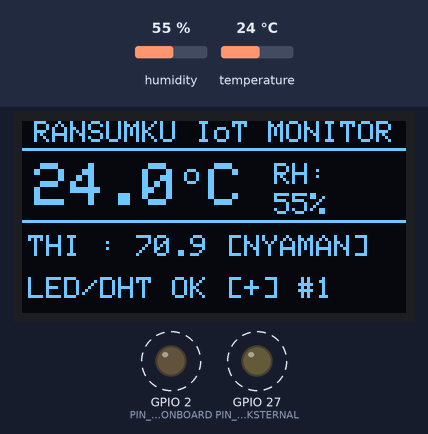
A sketch run on a simulated ESP32. On the bench: 128×64 one-colour display, output pins drawn as LEDs (lit = HIGH). Dashed ring = blinking. The inputs (shaded band) are chosen by the test bench; at power-on: humidity 55 %, temperature 24 °C. What the sketch prints to the serial monitor is not drawn.

Above: at 3.5 s.
3.6 s: humidity set to 68 %
At 5.1 s:
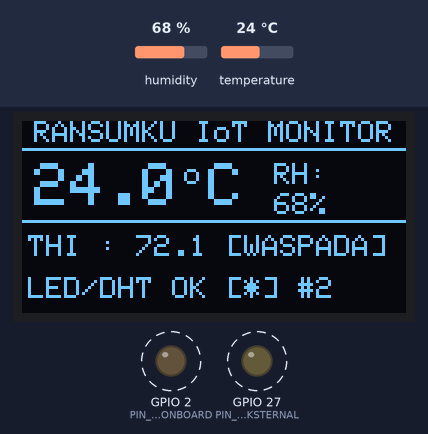
8.4 s: temperature set to 28 °C
At 10.9 s:
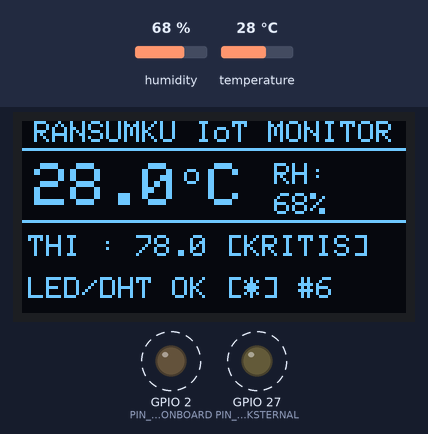
13.4 s: temperature set to 33 °C
At 15.6 s:
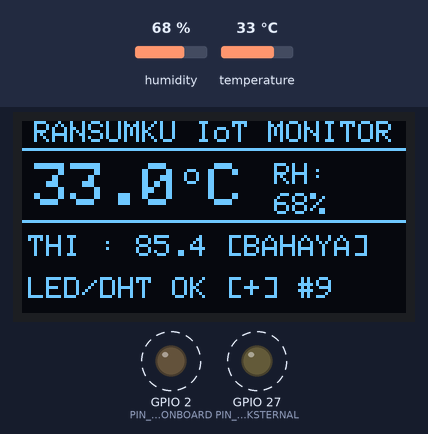
18.4 s: temperature set to 12 °C
At 20.1 s:
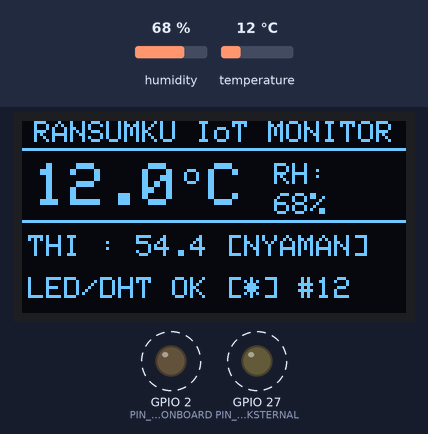
23.4 s: humidity set to 22 %
At 27.1 s:
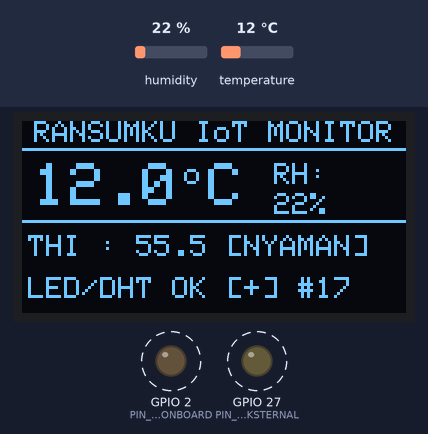
Timing chart, 0 to 27.4 s (numbered marks = the images above; inputs shaded):
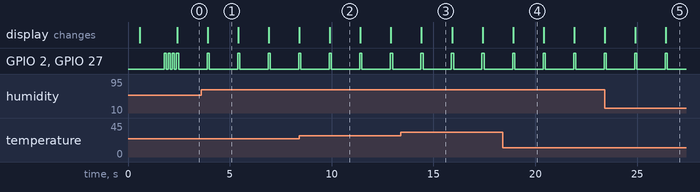

The sketch:

test_esp_dht_oled.ino
```cpp
/**
 * =========================================================================
 * SKETCH UJI COBA CEPAT (TEST BENCH): ESP32 + DHT22 + LAYAR OLED + LED
 * Proyek : RansumKu IoT Smart Farm
 * Peneliti: Aditya Ramadhani (SMKN 2 Surabaya)
 *
 * TUJUAN:
 *   Menguji apakah ESP32, sensor DHT22, layar OLED 0.96", dan LED
 *   berfungsi 100% normal tanpa perlu menyambung ke WiFi/Server dulu.
 *
 * SAMBUNGAN PIN (Sesuai Diagram & Hardware Anda):
 *   1. DHT22 (Modul PCB Hitam 3-Pin):
 *      - Pin (+) VCC  -> 3V3 ESP32
 *      - Pin OUT Data -> GPIO 15 (D15) ESP32
 *      - Pin (-) GND  -> GND ESP32
 *
 *   2. LAYAR OLED 0.96" I2C:
 *      - Pin GND      -> GND ESP32
 *      - Pin VCC      -> 3V3 ESP32
 *      - Pin SCL      -> GPIO 22 (D22) ESP32
 *      - Pin SDA      -> GPIO 21 (D21) ESP32
 *
 *   3. LED INDIKATOR:
 *      - LED Bawaan ESP32 (Internal Blue LED) pada GPIO 2 (D2)
 *      - LED Eksternal (Opsional) pada GPIO 27 (D27)
 *
 * LIBRARY YANG DIBUTUHKAN (Install di Arduino IDE -> Library Manager):
 *   1. "DHT sensor library for ESPx" by beegee_tokyo
 *   2. "Adafruit SSD1306" by Adafruit
 *   3. "Adafruit GFX Library" by Adafruit
 * =========================================================================
 */

#include <Wire.h>
#include <Adafruit_GFX.h>
#include <Adafruit_SSD1306.h>
#include "DHTesp.h"

// --- KONFIGURASI PIN ---
const int PIN_DHT           = 15; // Pin Data DHT22
const int PIN_LED_ONBOARD   = 2;  // LED Biru bawaan board ESP32 (GPIO 2)
const int PIN_LED_EKSTERNAL = 27; // LED Lampu / indikator eksternal (GPIO 27)

// --- KONFIGURASI LAYAR OLED SSD1306 I2C (128x64 piksel) ---
#define SCREEN_WIDTH 128
#define SCREEN_HEIGHT 64
#define OLED_RESET    -1
Adafruit_SSD1306 display(SCREEN_WIDTH, SCREEN_HEIGHT, &Wire, OLED_RESET);

// --- OBJEK SENSOR DHT22 ---
DHTesp dht;

// --- VARIABEL SENSOR & WAKTU ---
float suhu = 0.0;
float kelembaban = 0.0;
float thi = 0.0;
bool statusSensorOk = false;
unsigned long waktuBacaTerakhir = 0;
const unsigned long INTERVAL_BACA_MS = 1500; // Baca sensor tiap 1.5 detik
uint32_t counterBaca = 0;

// Rumus Temperature-Humidity Index (THI) Peternakan Unggas (Zulovich & DeShazer)
float hitungTHI(float t, float rh) {
  return (0.8f * t) + ((rh / 100.0f) * (t - 14.4f)) + 46.4f;
}

// Menentukan Kategori Kenyamanan Ayam berdasarkan nilai THI
const char* getKategoriTHI(float val) {
  if (val >= 84.0f) return "BAHAYA";
  if (val >= 78.0f) return "KRITIS";
  if (val >= 72.0f) return "WASPADA";
  return "NYAMAN";
}

void setup() {
  // 1. Inisialisasi Serial Monitor untuk debugging lewat Laptop
  Serial.begin(115200);
  delay(500);
  Serial.println("\n==============================================");
  Serial.println("  UJI COBA ESP32 + DHT22 + LAYAR OLED + LED   ");
  Serial.println("         RansumKu Smart Poultry Farm          ");
  Serial.println("==============================================");

  // 2. Inisialisasi Pin LED
  pinMode(PIN_LED_ONBOARD, OUTPUT);
  pinMode(PIN_LED_EKSTERNAL, OUTPUT);
  digitalWrite(PIN_LED_ONBOARD, LOW);
  digitalWrite(PIN_LED_EKSTERNAL, LOW);

  // 3. Inisialisasi I2C (SDA=21, SCL=22) dan Layar OLED
  Wire.begin(21, 22);
  Serial.print("[OLED] Memulai Layar SSD1306 (0x3C)... ");
  if (!display.begin(SSD1306_SWITCHCAPVCC, 0x3C)) {
    Serial.println("GAGAL! Cek kabel SDA (21), SCL (22), VCC, dan GND.");
    // Jika alamat default 0x3C gagal, coba alamat 0x3D
    if (!display.begin(SSD1306_SWITCHCAPVCC, 0x3D)) {
      Serial.println("[OLED] Alamat 0x3D juga gagal. Periksa perkabelan OLED!");
    }
  } else {
    Serial.println("BERHASIL!");
    display.clearDisplay();
    display.setTextColor(SSD1306_WHITE);
    display.setTextSize(1);
    display.setCursor(10, 15);
    display.println("RANSUMKU IoT TEST");
    display.setCursor(15, 30);
    display.println("Memulai Sensor...");
    display.setCursor(20, 48);
    display.println("SMKN 2 SURABAYA");
    display.display();
    delay(1200);
  }

  // 4. Inisialisasi Sensor DHT22 pada GPIO 15
  Serial.print("[DHT22] Menginisialisasi sensor pada Pin D15... ");
  dht.setup(PIN_DHT, DHTesp::DHT22);
  Serial.println("SIAP!");

  // Kedipkan LED 3x cepat tanda startup sukses
  for (int i = 0; i < 3; i++) {
    digitalWrite(PIN_LED_ONBOARD, HIGH);
    digitalWrite(PIN_LED_EKSTERNAL, HIGH);
    delay(100);
    digitalWrite(PIN_LED_ONBOARD, LOW);
    digitalWrite(PIN_LED_EKSTERNAL, LOW);
    delay(100);
  }
}

void loop() {
  unsigned long sekarang = millis();

  // Baca DHT22 secara berkala (tanpa delay blocking)
  if (sekarang - waktuBacaTerakhir >= INTERVAL_BACA_MS) {
    waktuBacaTerakhir = sekarang;
    counterBaca++;

    TempAndHumidity data = dht.getTempAndHumidity();

    if (isnan(data.temperature) || isnan(data.humidity)) {
      statusSensorOk = false;
      Serial.printf("[DHT22 #%u] GAGAL membaca sensor! Cek sambungan kabel Pin D15.\n", counterBaca);

      // Kedipkan LED cepat tanda error
      digitalWrite(PIN_LED_ONBOARD, HIGH);
      delay(50);
      digitalWrite(PIN_LED_ONBOARD, LOW);
    } else {
      statusSensorOk = true;
      suhu = data.temperature;
      kelembaban = data.humidity;
      thi = hitungTHI(suhu, kelembaban);

      // Nyalakan LED (heartbeat pulse) saat pembacaan sukses
      digitalWrite(PIN_LED_ONBOARD, HIGH);
      digitalWrite(PIN_LED_EKSTERNAL, HIGH);

      // Cetak data ke Serial Monitor
      Serial.println("----------------------------------------------");
      Serial.printf("[BACA #%u] Suhu: %.1f C | Kelembaban: %.1f %% | THI: %.1f (%s)\n",
                    counterBaca, suhu, kelembaban, thi, getKategoriTHI(thi));

      // Update Tampilan pada Layar OLED
      updateTampilanOLED();

      // Matikan kembali LED setelah sekejap (memberikan efek kedip denyut jantung)
      delay(80);
      digitalWrite(PIN_LED_ONBOARD, LOW);
      digitalWrite(PIN_LED_EKSTERNAL, LOW);
    }
  }
}

// Fungsi menampilkan data Suhu, Kelembaban, dan THI ke Layar OLED
void updateTampilanOLED() {
  display.clearDisplay();
  display.setTextColor(SSD1306_WHITE);

  // --- HEADER ---
  display.setTextSize(1);
  display.setCursor(4, 0);
  display.print("RANSUMKU IoT MONITOR");
  display.drawLine(0, 9, 127, 9, SSD1306_WHITE);

  if (statusSensorOk) {
    // --- SUHU (HURUF BESAR SIZE 2 BIAR JELAS TERBACA) ---
    display.setTextSize(2);
    display.setCursor(4, 14);
    display.printf("%.1f", suhu);
    display.setTextSize(1);
    display.setCursor(54, 14);
    display.print("o"); // Simbol derajat
    display.setTextSize(2);
    display.setCursor(62, 14);
    display.print("C");

    // --- KELEMBABAN (RH) DI SAMPING KANAN ---
    display.setTextSize(1);
    display.setCursor(84, 14);
    display.print("RH:");
    display.setTextSize(1);
    display.setCursor(84, 24);
    display.printf("%d%%", (int)kelembaban);

    // Garis pemisah tengah
    display.drawLine(0, 33, 127, 33, SSD1306_WHITE);

    // --- BARIS 3: THI DAN STATUS KANDANG ---
    display.setTextSize(1);
    display.setCursor(2, 38);
    display.printf("THI : %.1f [%s]", thi, getKategoriTHI(thi));

    // --- BARIS 4: STATUS LED & DETAK JANTUNG ---
    display.setCursor(2, 52);
    // Tanda bintang bergantian * / + menunjukkan layar aktif bergerak
    char simbolDetak = (counterBaca % 2 == 0) ? '*' : '+';
    display.printf("LED/DHT OK [%c] #%u", simbolDetak, counterBaca);

  } else {
    // Tampilan jika kabel DHT22 belum terhubung dengan benar
    display.setTextSize(1);
    display.setCursor(10, 20);
    display.print("SENSOR DHT22 ERROR!");
    display.setCursor(4, 35);
    display.print("Periksa Kabel D15 /");
    display.setCursor(4, 48);
    display.print("Daya 3.3V & GND.");
  }

  display.display();
}
```

Measured:
- after the input at 3.6 s, the display: changes after 0.31 s (image 1)
- after the input at 8.4 s, the display: first differs from a run without the input after 1.5 s (image 2)
- after the input at 13.4 s, the display: changes after 1.0 s (image 3)
- after the input at 18.4 s, the display: changes after 0.51 s (image 4)
- by itself, GPIO 2 (PIN_LED_ONBOARD), GPIO 27 (PIN_LED_EKSTERNAL): alternates HIGH for 0.11 s and LOW for 1.4 s
- what the display in image 1 shows lasts 1.5 s, from 3.9 s to 5.4 s
